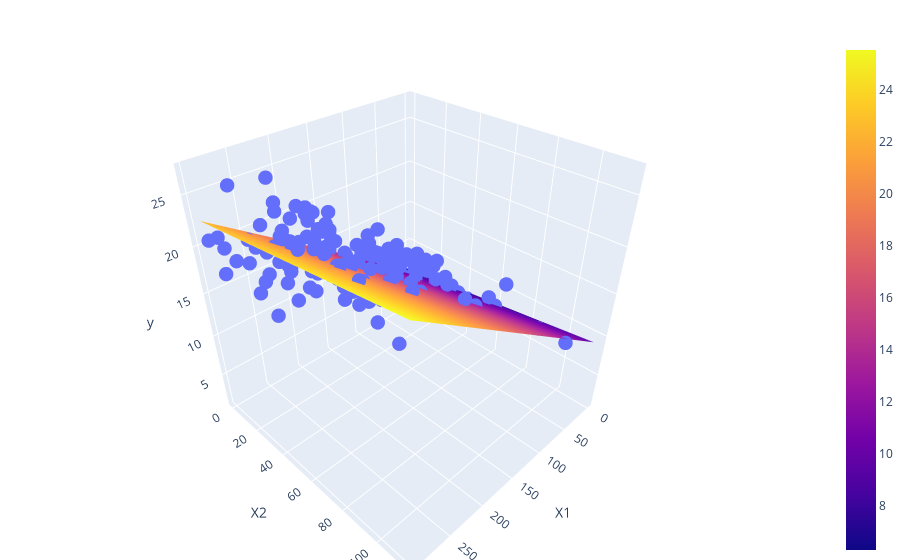

Notebook cell for this chart:
### Code cell
import numpy as np
import plotly.graph_objects as go

def multiple_linear_regression(X1, X2, y):
   
    X = np.column_stack((np.ones_like(X1), X1, X2))
    
    XtX = np.dot(X.T, X)
    
    XtX_inv = np.linalg.inv(XtX)
    
    Xty = np.dot(X.T, y)
    
    beta = np.dot(XtX_inv, Xty)
    
    return beta



coefficients = multiple_linear_regression(X1, X2, y)
print("Coefficients:", coefficients)

X1_mesh, X2_mesh = np.meshgrid(np.linspace(min(X1), max(X1), 100), np.linspace(min(X2), max(X2), 100))
X0_mesh = np.ones_like(X1_mesh)
y_mesh = coefficients[0] + coefficients[1] * X1_mesh + coefficients[2] * X2_mesh

fig = go.Figure()

fig.add_trace(go.Scatter3d(x=X1, y=X2, z=y, mode='markers', marker=dict(size=5), name='Data Points'))

fig.add_trace(go.Surface(x=X1_mesh, y=X2_mesh, z=y_mesh, name='Regression Plane'))

fig.update_layout(scene=dict(xaxis_title='X1', yaxis_title='X2', zaxis_title='y'), margin=dict(l=0, r=0, b=0, t=40))

fig.show()

### Figure 1 — Plotly figure (JSON) as saved in the notebook; plotly's stock layout.template omitted (floating-point values rounded to 4 significant figures; data arrays with more than 128 entries replaced by an {"elided": "..."} marker saying what was removed)
{"data": [{"marker": {"size": 5}, "mode": "markers", "name": "Data Points", "type": "scatter3d", "x": {"elided": "200 float values"}, "y": {"elided": "200 float values"}, "z": {"elided": "200 float values"}}, {"name": "Regression Plane", "type": "surface", "x": {"elided": "100x100 float values"}, "y": {"elided": "100x100 float values"}, "z": {"elided": "100x100 float values"}}], "layout": {"margin": {"b": 0, "l": 0, "r": 0, "t": 40}, "scene": {"xaxis": {"title": {"text": "X1"}}, "yaxis": {"title": {"text": "X2"}}, "zaxis": {"title": {"text": "y"}}}}}
